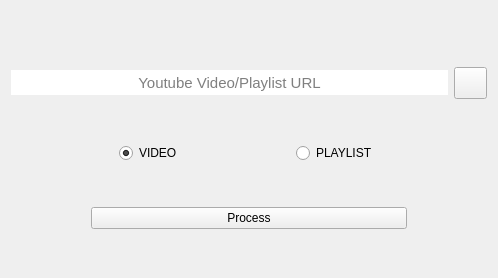
<?xml version="1.0" encoding="UTF-8"?>
<ui version="4.0">
 <class>UrlDialog</class>
 <widget class="QWidget" name="UrlDialog">
  <property name="geometry">
   <rect>
    <x>0</x>
    <y>0</y>
    <width>498</width>
    <height>278</height>
   </rect>
  </property>
  <property name="windowTitle">
   <string>Form</string>
  </property>
  <layout class="QVBoxLayout" name="verticalLayout">
   <item>
    <widget class="QLabel" name="label">
     <property name="sizePolicy">
      <sizepolicy hsizetype="Preferred" vsizetype="Fixed">
       <horstretch>0</horstretch>
       <verstretch>0</verstretch>
      </sizepolicy>
     </property>
     <property name="text">
      <string>&lt;html&gt;&lt;head/&gt;&lt;body&gt;&lt;p align=&quot;center&quot;&gt;&lt;img src=&quot;:/myresource/resource/viztube.png&quot; height=&quot;70&quot;/&gt;&lt;/p&gt;&lt;/body&gt;&lt;/html&gt;</string>
     </property>
    </widget>
   </item>
   <item>
    <layout class="QHBoxLayout" name="horizontalLayout_3">
     <item>
      <widget class="QLineEdit" name="yt_video_link">
       <property name="sizePolicy">
        <sizepolicy hsizetype="Preferred" vsizetype="Fixed">
         <horstretch>0</horstretch>
         <verstretch>0</verstretch>
        </sizepolicy>
       </property>
       <property name="font">
        <font>
         <pointsize>11</pointsize>
        </font>
       </property>
       <property name="focusPolicy">
        <enum>Qt::ClickFocus</enum>
       </property>
       <property name="autoFillBackground">
        <bool>false</bool>
       </property>
       <property name="styleSheet">
        <string notr="true">QLineEdit{

height: 25px;
border-radius:15px;
}</string>
       </property>
       <property name="text">
        <string/>
       </property>
       <property name="alignment">
        <set>Qt::AlignCenter</set>
       </property>
       <property name="dragEnabled">
        <bool>false</bool>
       </property>
       <property name="placeholderText">
        <string notr="true">Youtube Video/Playlist URL</string>
       </property>
      </widget>
     </item>
     <item>
      <widget class="QToolButton" name="paste_button">
       <property name="sizePolicy">
        <sizepolicy hsizetype="Fixed" vsizetype="Fixed">
         <horstretch>0</horstretch>
         <verstretch>0</verstretch>
        </sizepolicy>
       </property>
       <property name="cursor">
        <cursorShape>PointingHandCursor</cursorShape>
       </property>
       <property name="toolTip">
        <string>Clear and Paste</string>
       </property>
       <property name="styleSheet">
        <string notr="true">QPushButton{

border-radius:10px;
}</string>
       </property>
       <property name="text">
        <string/>
       </property>
       <property name="icon">
        <iconset resource="resource.qrc">
         <normaloff>:/myresource/resource/icons8-clipboard-96.png</normaloff>:/myresource/resource/icons8-clipboard-96.png</iconset>
       </property>
       <property name="iconSize">
        <size>
         <width>25</width>
         <height>25</height>
        </size>
       </property>
      </widget>
     </item>
    </layout>
   </item>
   <item>
    <spacer name="horizontalSpacer_2">
     <property name="orientation">
      <enum>Qt::Horizontal</enum>
     </property>
     <property name="sizeHint" stdset="0">
      <size>
       <width>40</width>
       <height>20</height>
      </size>
     </property>
    </spacer>
   </item>
   <item>
    <layout class="QHBoxLayout" name="horizontalLayout_21">
     <item>
      <widget class="QRadioButton" name="video_vs">
       <property name="sizePolicy">
        <sizepolicy hsizetype="Fixed" vsizetype="Fixed">
         <horstretch>0</horstretch>
         <verstretch>0</verstretch>
        </sizepolicy>
       </property>
       <property name="cursor">
        <cursorShape>PointingHandCursor</cursorShape>
       </property>
       <property name="styleSheet">
        <string notr="true">QRadioButton::indicator { width: 20px;height:20px };</string>
       </property>
       <property name="text">
        <string>VIDEO</string>
       </property>
       <property name="icon">
        <iconset resource="resource.qrc">
         <normaloff>:/myresource/resource/video_7.png</normaloff>:/myresource/resource/video_7.png</iconset>
       </property>
       <property name="iconSize">
        <size>
         <width>23</width>
         <height>23</height>
        </size>
       </property>
       <property name="checked">
        <bool>true</bool>
       </property>
      </widget>
     </item>
     <item>
      <widget class="QRadioButton" name="playlist_vs">
       <property name="sizePolicy">
        <sizepolicy hsizetype="Fixed" vsizetype="Fixed">
         <horstretch>0</horstretch>
         <verstretch>0</verstretch>
        </sizepolicy>
       </property>
       <property name="cursor">
        <cursorShape>PointingHandCursor</cursorShape>
       </property>
       <property name="styleSheet">
        <string notr="true">QRadioButton::indicator { width: 20px;height:20px };</string>
       </property>
       <property name="text">
        <string>PLAYLIST</string>
       </property>
       <property name="icon">
        <iconset resource="resource.qrc">
         <normaloff>:/myresource/resource/playlist_7.png</normaloff>:/myresource/resource/playlist_7.png</iconset>
       </property>
       <property name="iconSize">
        <size>
         <width>25</width>
         <height>25</height>
        </size>
       </property>
      </widget>
     </item>
    </layout>
   </item>
   <item>
    <spacer name="horizontalSpacer">
     <property name="orientation">
      <enum>Qt::Horizontal</enum>
     </property>
     <property name="sizeHint" stdset="0">
      <size>
       <width>40</width>
       <height>20</height>
      </size>
     </property>
    </spacer>
   </item>
   <item>
    <layout class="QHBoxLayout" name="horizontalLayout">
     <item>
      <spacer name="horizontalSpacer_4">
       <property name="orientation">
        <enum>Qt::Horizontal</enum>
       </property>
       <property name="sizeType">
        <enum>QSizePolicy::Fixed</enum>
       </property>
       <property name="sizeHint" stdset="0">
        <size>
         <width>80</width>
         <height>20</height>
        </size>
       </property>
      </spacer>
     </item>
     <item>
      <widget class="QPushButton" name="process">
       <property name="sizePolicy">
        <sizepolicy hsizetype="Preferred" vsizetype="Fixed">
         <horstretch>0</horstretch>
         <verstretch>0</verstretch>
        </sizepolicy>
       </property>
       <property name="cursor">
        <cursorShape>PointingHandCursor</cursorShape>
       </property>
       <property name="text">
        <string>Process</string>
       </property>
       <property name="icon">
        <iconset resource="resource.qrc">
         <normaloff>:/myresource/resource/icons8-search-500.png</normaloff>:/myresource/resource/icons8-search-500.png</iconset>
       </property>
       <property name="iconSize">
        <size>
         <width>25</width>
         <height>25</height>
        </size>
       </property>
      </widget>
     </item>
     <item>
      <spacer name="horizontalSpacer_5">
       <property name="orientation">
        <enum>Qt::Horizontal</enum>
       </property>
       <property name="sizeType">
        <enum>QSizePolicy::Fixed</enum>
       </property>
       <property name="sizeHint" stdset="0">
        <size>
         <width>80</width>
         <height>20</height>
        </size>
       </property>
      </spacer>
     </item>
    </layout>
   </item>
   <item>
    <spacer name="horizontalSpacer_3">
     <property name="orientation">
      <enum>Qt::Horizontal</enum>
     </property>
     <property name="sizeHint" stdset="0">
      <size>
       <width>40</width>
       <height>20</height>
      </size>
     </property>
    </spacer>
   </item>
  </layout>
 </widget>
 <resources>
  <include location="resource.qrc"/>
  <include location="dark.qrc"/>
  <include location="country_flag.qrc"/>
 </resources>
 <connections/>
</ui>
